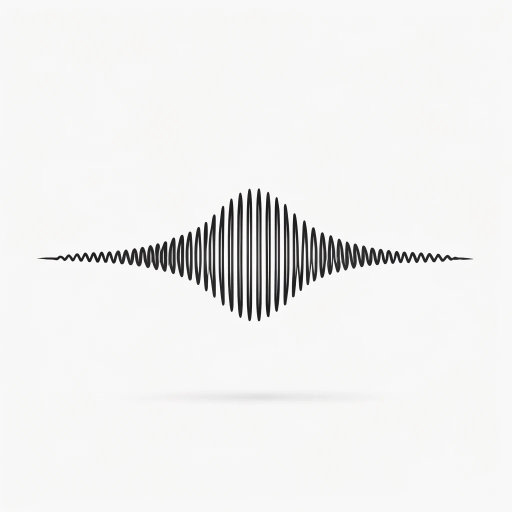
#> input picture fourier_testing_images/wave.jpg, 1024 x 1024 px (shown at 1/2 size)
$ python Fourier_frequency_reduction_animation.py
#> lines starting #> are read from the running program, lines starting #| are printed output that depends on the picture
import numpy as np
import matplotlib.pyplot as plt
from skimage.io import imread
from skimage.color import rgb2gray
from skimage import color, exposure, transform
from skimage import exposure

import os

from matplotlib.widgets import Button, Slider

import tkinter as tk
from tkinter import filedialog

# Get the directory where the script is located
script_directory = os.path.dirname(os.path.abspath(__file__))

# Function to load and preprocess the image
def load_image(filepath):
#> called with filepath = 'fourier_testing_images/wave.jpg'
    image = imread(filepath)
#> image is the input picture: shape (1024, 1024, 3); mean R, G, B 240, 239.9, 239.3
    if image.shape[2] == 3:
        image = rgb2gray(image)
#> image: shape (1024, 1024) float64
    image = exposure.rescale_intensity(image, out_range='float64')
    return image

def visualize_image(image, percentage):
    global fig, ax, fo, fa, io, ia

    fourier_orig, fourier_masked, image_filtered = process_images(image, percentage)

    io = ax[0].imshow(image, cmap = 'gray')
    ax[0].set_title('Greyscale Image', fontsize = f_size)
    fo = ax[1].imshow(np.log(abs(fourier_orig)), cmap='gray')
    ax[1].set_title('Original Fourier', fontsize = f_size)
    fa = ax[2].imshow(np.log(abs(fourier_masked)), cmap='gray')
    ax[2].set_title('Masked Fourier', fontsize = f_size)
    ia = ax[3].imshow(abs(image_filtered), cmap='gray')
    ax[3].set_title('Transformed Greyscale Image', fontsize = f_size)
    for i in range(0,4):
        ax[i].set_xticks([])
        ax[i].set_yticks([])

def change_image(event):
    global image, fig, ax, fo, fa, io, ia
    root = tk.Tk()
    root.withdraw()  # Hide the main window
    file_path = filedialog.askopenfilename()
    if file_path:
        image = load_image(file_path)

        # Clear the current axes
        for a in ax:
            a.clear()

        visualize_image(image, freq_slider.val)

        fig.canvas.draw_idle()


# Load the initial image
initial_image_file_name = "fourier_testing_images/wave.jpg"
initial_image_path = os.path.join(script_directory, initial_image_file_name)
image = load_image(initial_image_path)
percentage = 10
f_size = 15

def mask_circle(image, percentage):
    """
    Keep only a circle in the center of the image and make the rest of the image black.

    Parameters:
    image (numpy array): The input image.
    percentage (float): The percentage of the radius of the circle compared to the image size.

    Returns:
    numpy array: The masked image.
    """
#> called with image = array of shape (1024, 1024), percentage = 10
    # Get the dimensions of the image
    x, y = image.shape[:2]
#> x = 1024; y = 1024

    # Calculate the center and radius of the circle
    center_x, center_y = x // 2, y // 2
#> center_x = 512; center_y = 512
    radius = int(min(center_x, center_y) * (percentage / 100))
#> radius = 51

    # Create a mask with a circle
    Y, X = np.ogrid[:x, :y]
#> Y = 1024 values from 0 to 1023
    dist_from_center = np.sqrt((X - center_y)**2 + (Y - center_x)**2)
    mask = dist_from_center <= radius

    # Create an output image and apply the mask
    masked_image = np.ones_like(image)
    masked_image[mask] = image[mask]

    return masked_image

def process_images(image, percentage):

    fourier_orig = np.fft.fftshift(np.fft.fft2(image))
    fourier_masked = mask_circle(fourier_orig,percentage)
    image_filtered = np.fft.ifft2(fourier_masked)

    return fourier_orig,fourier_masked,image_filtered

fig, ax = plt.subplots(1,4,figsize=(15,5))

visualize_image(image, percentage)

# adjust the main plot to make room for the sliders
fig.subplots_adjust(left=0.05)

# Make a horizontal slider to control the frequency.
axfreq = fig.add_axes([0.02, 0.1, 0.01, 0.8])
freq_slider = Slider(
    ax=axfreq,
    label='Reduction',
    valmin=0.1,
    valmax=100,
    valinit=percentage,
    orientation="vertical"
)

# Button to change the image
axchange = fig.add_axes([0.45, 0.05, 0.1, 0.075])
change_button = Button(axchange, 'Change Image')

# The function to be called anytime a slider's value changes
def update(val):

    fourier_orig,fourier_masked,image_filtered = process_images(image,freq_slider.val)
    fo.set_data(np.log(abs(fourier_orig)))
    fa.set_data(np.log(abs(fourier_masked)))
    ia.set_data(abs(image_filtered))
    fig.canvas.draw_idle()


# register the update function with the slider
freq_slider.on_changed(update)

# Register the change image function with the button
change_button.on_clicked(change_image)

plt.show()
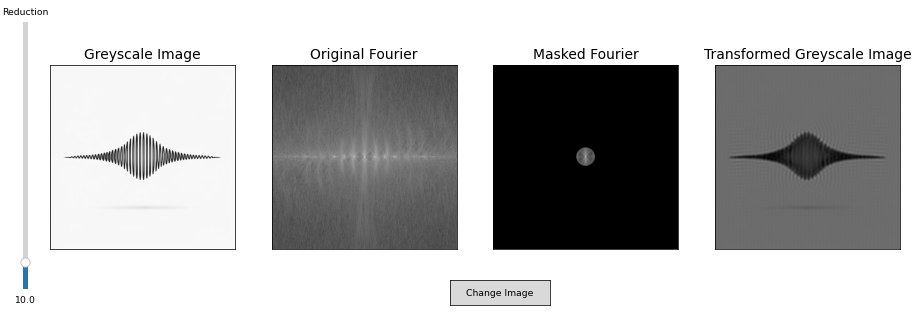
#> figure drawn by matplotlib, 5 panels
